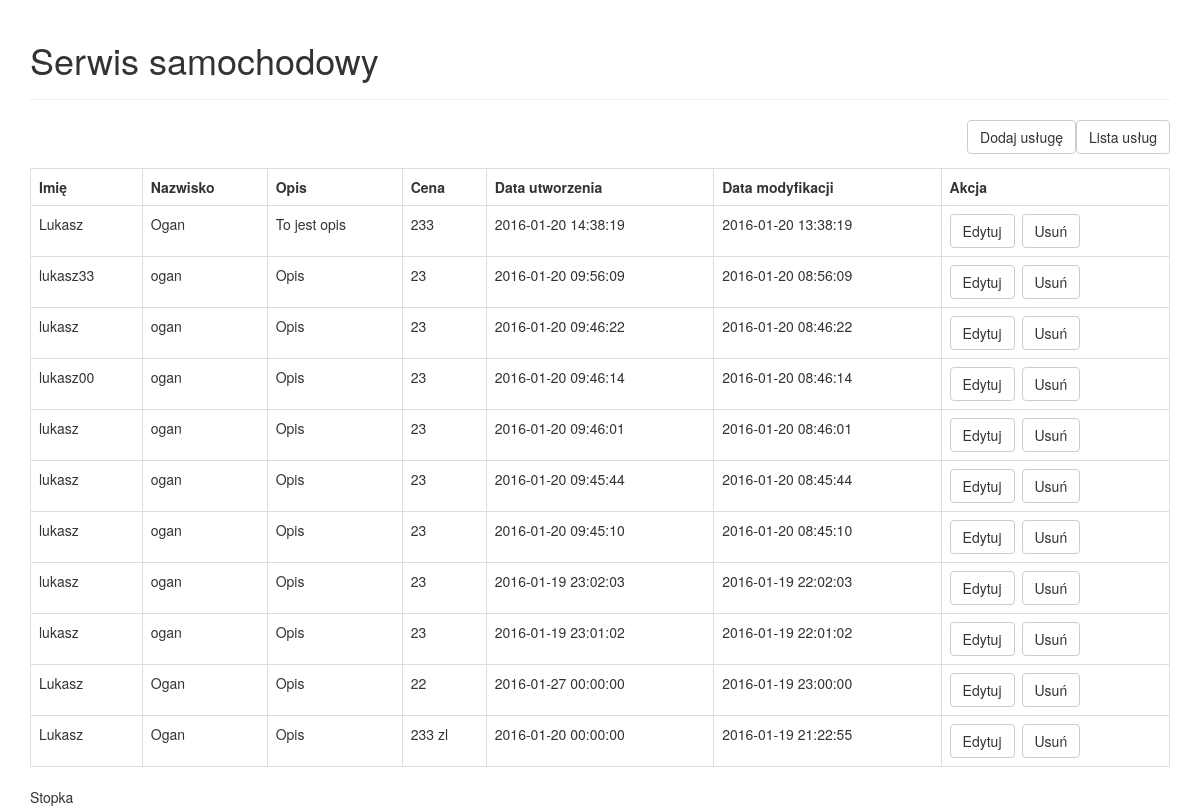
The page / on the database its author committed.
### tables this page shows
CREATE TABLE IF NOT EXISTS `notification` (
  `id_notification` int(11) NOT NULL AUTO_INCREMENT,
  `name` varchar(32) NOT NULL,
  `lastname` varchar(32) NOT NULL,
  `description` text NOT NULL,
  `price` text NOT NULL,
  `created` datetime NOT NULL,
  `modified` timestamp NOT NULL DEFAULT CURRENT_TIMESTAMP,
  PRIMARY KEY (`id_notification`)
);

### class/notification.php (called while the page is built, shortened)
<?php
class Notification{
    private $conn;
    private $table = "notification";
    public function __construct($db)
    {
        $this->conn = $db;
    }
    function readAll(){
        $query = "SELECT *
            FROM
                " . $this->table . "
            ORDER BY
                id_notification DESC
        ";
        $stmt = $this->conn->prepare( $query );
        $stmt->execute();
        return $stmt;
    }
}

### list.php (the view)
<?php
$stmt = $notification->readAll();
    echo "<table class='table table-hover table-responsive table-bordered'>";
    echo "<tr>";
    echo "<th>Imię</th>";
    echo "<th>Nazwisko</th>";
    echo "<th>Opis</th>";
    echo "<th>Cena</th>";
    echo "<th>Data utworzenia</th>";
    echo "<th>Data modyfikacji</th>";
    echo "<th>Akcja</th>";
    echo "</tr>";
    while ($row = $stmt->fetch(PDO::FETCH_ASSOC)){
        extract($row);
        echo "<tr>";
        echo "<td>{$name}</td>";
        echo "<td>{$lastname}</td>";
        echo "<td>{$description}</td>";
        echo "<td>{$price}</td>";
        echo "<td>{$created}</td>";
        echo "<td>{$modified}</td>";
        echo "<td>";
        echo "<a href='?page=new&id={$id_notification}' class='btn btn-default left-margin'>Edytuj</a>";
        echo "<a delete-id='{$id_notification}' class='btn btn-default delete-object'>Usuń</a>";
        echo "</td>";
        echo "</tr>";
    }
    echo "</table>";

### header.php (shortened to what this page needs)
<!DOCTYPE html>
<html lang="pl">
<head>
    <link rel="stylesheet" href="//netdna.bootstrapcdn.com/bootstrap/3.1.1/css/bootstrap.min.css">
</head>
<body>
<div class="container">
<?php
echo "<div class='page-header'>";
echo "<h1>Serwis samochodowy</h1>";
echo "</div>";
echo "<div class='right-button-margin'>";
echo "<a href='index.php' class='btn btn-default pull-right'>Lista usług</a> &nbsp;";
echo "<a href='?page=new' class='btn btn-default pull-right'>Dodaj usługę</a>";
 echo "</div>";
?>

### index.php (shortened to what this page needs)
<?php
include_once 'header.php';
include_once 'class/notification.php';
@$page = $_GET['page'];
$database = new Database();
$db = $database->getConnection();
$notification = new Notification($db);
switch($page)
{
    default:
        include_once 'list.php';
        break;
}
?>
<?
include_once 'footer.php';
?>

### footer.php
Stopka

### header.php (style rules this page uses)
.left-margin { margin:0 .5em 0 0; }
.right-button-margin { margin: 0 0 1em 0; overflow: hidden; }

### rows shown on the page
notification: name "Lukasz", lastname "Ogan", description "To jest opis", price "233", created "2016-01-20 14:38:19", modified "2016-01-20 13:38:19"
notification: name "lukasz33", lastname "ogan", description "Opis", price "23", created "2016-01-20 09:56:09", modified "2016-01-20 08:56:09"
notification: name "lukasz", lastname "ogan", description "Opis", price "23", created "2016-01-20 09:46:22", modified "2016-01-20 08:46:22"
notification: name "lukasz00", lastname "ogan", description "Opis", price "23", created "2016-01-20 09:46:14", modified "2016-01-20 08:46:14"
notification: name "lukasz", lastname "ogan", description "Opis", price "23", created "2016-01-20 09:46:01", modified "2016-01-20 08:46:01"
notification: name "lukasz", lastname "ogan", description "Opis", price "23", created "2016-01-20 09:45:44", modified "2016-01-20 08:45:44"
notification: name "lukasz", lastname "ogan", description "Opis", price "23", created "2016-01-20 09:45:10", modified "2016-01-20 08:45:10"
notification: name "lukasz", lastname "ogan", description "Opis", price "23", created "2016-01-19 23:02:03", modified "2016-01-19 22:02:03"
notification: name "lukasz", lastname "ogan", description "Opis", price "23", created "2016-01-19 23:01:02", modified "2016-01-19 22:01:02"
notification: name "Lukasz", lastname "Ogan", description "Opis", price "22", created "2016-01-27 00:00:00", modified "2016-01-19 23:00:00"
notification: name "Lukasz", lastname "Ogan", description "Opis", price "233 zl", created "2016-01-20 00:00:00", modified "2016-01-19 21:22:55"
